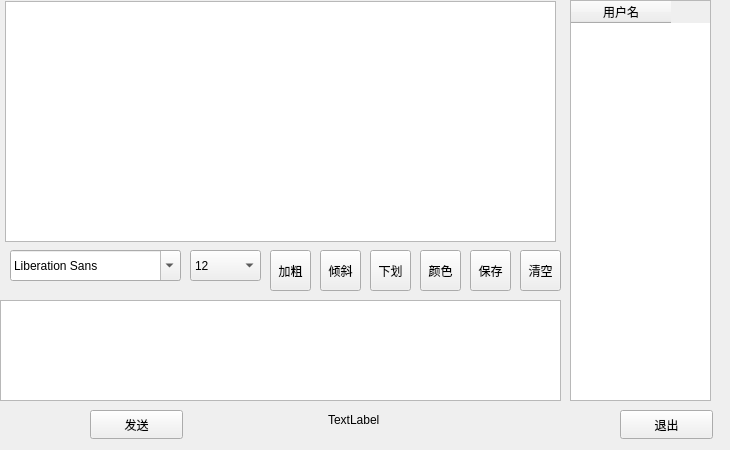
<?xml version="1.0" encoding="UTF-8"?>
<ui version="4.0">
 <class>Widget</class>
 <widget class="QWidget" name="Widget">
  <property name="geometry">
   <rect>
    <x>0</x>
    <y>0</y>
    <width>730</width>
    <height>450</height>
   </rect>
  </property>
  <property name="windowTitle">
   <string>Widget</string>
  </property>
  <widget class="QTextBrowser" name="msgBrowser">
   <property name="geometry">
    <rect>
     <x>5</x>
     <y>1</y>
     <width>551</width>
     <height>241</height>
    </rect>
   </property>
  </widget>
  <widget class="QTextEdit" name="msgTxtEdit">
   <property name="geometry">
    <rect>
     <x>0</x>
     <y>300</y>
     <width>561</width>
     <height>101</height>
    </rect>
   </property>
  </widget>
  <widget class="QTableWidget" name="usrTblWidget">
   <property name="geometry">
    <rect>
     <x>570</x>
     <y>0</y>
     <width>141</width>
     <height>401</height>
    </rect>
   </property>
   <property name="selectionMode">
    <enum>QAbstractItemView::SingleSelection</enum>
   </property>
   <property name="selectionBehavior">
    <enum>QAbstractItemView::SelectRows</enum>
   </property>
   <property name="showGrid">
    <bool>false</bool>
   </property>
   <column>
    <property name="text">
     <string>用户名</string>
    </property>
   </column>
  </widget>
  <widget class="QFontComboBox" name="fontCbx">
   <property name="geometry">
    <rect>
     <x>10</x>
     <y>250</y>
     <width>171</width>
     <height>31</height>
    </rect>
   </property>
  </widget>
  <widget class="QComboBox" name="sizeCbx">
   <property name="geometry">
    <rect>
     <x>190</x>
     <y>250</y>
     <width>71</width>
     <height>31</height>
    </rect>
   </property>
   <property name="currentText">
    <string>12</string>
   </property>
   <property name="currentIndex">
    <number>4</number>
   </property>
   <item>
    <property name="text">
     <string>8</string>
    </property>
   </item>
   <item>
    <property name="text">
     <string>9</string>
    </property>
   </item>
   <item>
    <property name="text">
     <string>10</string>
    </property>
   </item>
   <item>
    <property name="text">
     <string>11</string>
    </property>
   </item>
   <item>
    <property name="text">
     <string>12</string>
    </property>
   </item>
   <item>
    <property name="text">
     <string>13</string>
    </property>
   </item>
   <item>
    <property name="text">
     <string>14</string>
    </property>
   </item>
   <item>
    <property name="text">
     <string>15</string>
    </property>
   </item>
   <item>
    <property name="text">
     <string>16</string>
    </property>
   </item>
   <item>
    <property name="text">
     <string>17</string>
    </property>
   </item>
   <item>
    <property name="text">
     <string>18</string>
    </property>
   </item>
   <item>
    <property name="text">
     <string>19</string>
    </property>
   </item>
   <item>
    <property name="text">
     <string>20</string>
    </property>
   </item>
   <item>
    <property name="text">
     <string>21</string>
    </property>
   </item>
   <item>
    <property name="text">
     <string>22</string>
    </property>
   </item>
  </widget>
  <widget class="QPushButton" name="sendBtn">
   <property name="geometry">
    <rect>
     <x>90</x>
     <y>410</y>
     <width>93</width>
     <height>29</height>
    </rect>
   </property>
   <property name="text">
    <string>发送</string>
   </property>
  </widget>
  <widget class="QLabel" name="usrNumLbl">
   <property name="geometry">
    <rect>
     <x>328</x>
     <y>410</y>
     <width>141</width>
     <height>20</height>
    </rect>
   </property>
   <property name="text">
    <string>TextLabel</string>
   </property>
  </widget>
  <widget class="QPushButton" name="exitBtn">
   <property name="geometry">
    <rect>
     <x>620</x>
     <y>410</y>
     <width>93</width>
     <height>29</height>
    </rect>
   </property>
   <property name="text">
    <string>退出</string>
   </property>
  </widget>
  <widget class="QToolButton" name="boldTBtn">
   <property name="geometry">
    <rect>
     <x>270</x>
     <y>250</y>
     <width>41</width>
     <height>41</height>
    </rect>
   </property>
   <property name="toolTip">
    <string>加粗</string>
   </property>
   <property name="text">
    <string>加粗</string>
   </property>
   <property name="checkable">
    <bool>true</bool>
   </property>
  </widget>
  <widget class="QToolButton" name="italicTBtn">
   <property name="geometry">
    <rect>
     <x>320</x>
     <y>250</y>
     <width>41</width>
     <height>41</height>
    </rect>
   </property>
   <property name="toolTip">
    <string>倾斜</string>
   </property>
   <property name="text">
    <string>倾斜</string>
   </property>
   <property name="checkable">
    <bool>true</bool>
   </property>
  </widget>
  <widget class="QToolButton" name="underlineTbtn">
   <property name="geometry">
    <rect>
     <x>370</x>
     <y>250</y>
     <width>41</width>
     <height>41</height>
    </rect>
   </property>
   <property name="toolTip">
    <string>下划线</string>
   </property>
   <property name="text">
    <string>下划</string>
   </property>
   <property name="checkable">
    <bool>true</bool>
   </property>
  </widget>
  <widget class="QToolButton" name="colorTbtn">
   <property name="geometry">
    <rect>
     <x>420</x>
     <y>250</y>
     <width>41</width>
     <height>41</height>
    </rect>
   </property>
   <property name="toolTip">
    <string>更改字体颜色</string>
   </property>
   <property name="text">
    <string>颜色</string>
   </property>
  </widget>
  <widget class="QToolButton" name="saveTBtn">
   <property name="geometry">
    <rect>
     <x>470</x>
     <y>250</y>
     <width>41</width>
     <height>41</height>
    </rect>
   </property>
   <property name="toolTip">
    <string>保存聊天记录</string>
   </property>
   <property name="text">
    <string>保存</string>
   </property>
  </widget>
  <widget class="QToolButton" name="clearTBtn">
   <property name="geometry">
    <rect>
     <x>520</x>
     <y>250</y>
     <width>41</width>
     <height>41</height>
    </rect>
   </property>
   <property name="toolTip">
    <string>清空聊天记录</string>
   </property>
   <property name="text">
    <string>清空</string>
   </property>
  </widget>
 </widget>
 <resources/>
 <connections/>
</ui>
